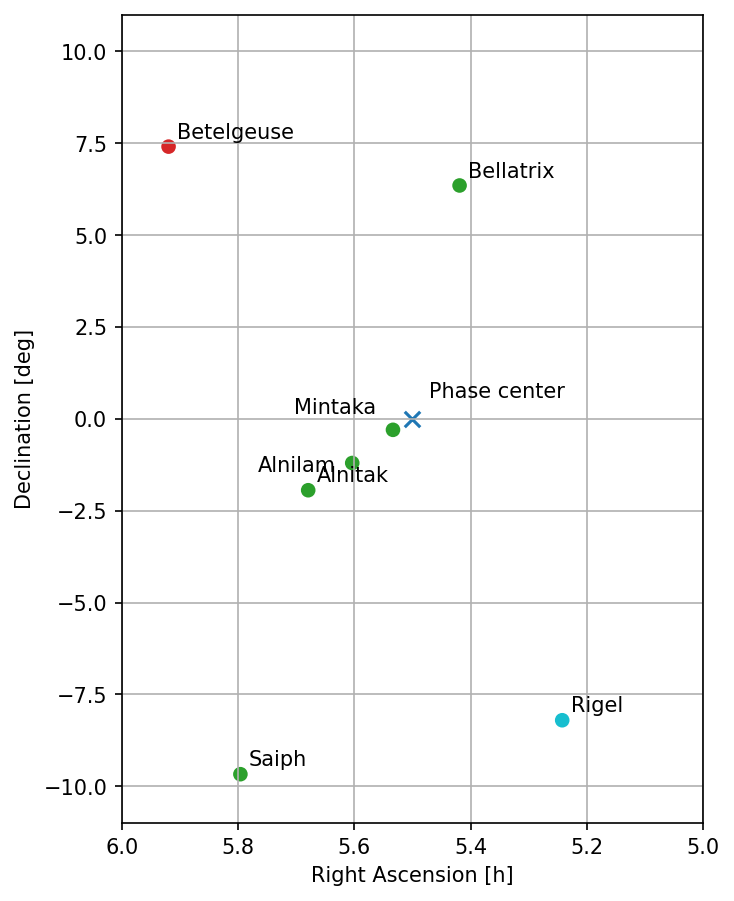

This figure's Python source:
from pathlib import Path

import matplotlib.pyplot as plt
import numpy as np


NAMES = np.array(
    ["Center", "Betelgeuse", "Rigel", "Bellatrix", "Mintaka", "Alnilam", "Alnitak", "Saiph"]
)
RA_HOURS = np.array(
    [
        5 + 30 / 60,
        5 + 55 / 60 + 10.3053 / 3600,
        5 + 14 / 60 + 32.272 / 3600,
        5 + 25 / 60 + 7.9 / 3600,
        5 + 32 / 60 + 0.4 / 3600,
        5 + 36 / 60 + 12.8 / 3600,
        5 + 40 / 60 + 45.5 / 3600,
        5 + 47 / 60 + 45.4 / 3600,
    ]
)
DEC_DEGREES = np.array(
    [
        0,
        7 + 24 / 60 + 25.426 / 3600,
        -(8 + 12 / 60 + 5.91 / 3600),
        6 + 20 / 60 + 59 / 3600,
        -(17 / 60 + 57 / 3600),
        -(1 + 12 / 60 + 6.9 / 3600),
        -(1 + 56 / 60 + 34 / 3600),
        -(9 + 40 / 60 + 11 / 3600),
    ]
)


def direction_cosines(ra_hours, dec_degrees, phase_center=0):
    """Return l and m relative to one phase centre."""
    ra = np.deg2rad(np.asarray(ra_hours) * 15.0)
    dec = np.deg2rad(np.asarray(dec_degrees))
    delta_ra = ra - ra[phase_center]
    dec_0 = dec[phase_center]
    l = np.cos(dec) * np.sin(delta_ra)
    m = np.sin(dec) * np.cos(dec_0) - np.cos(dec) * np.sin(dec_0) * np.cos(delta_ra)
    return l, m


def draw_orion(output=Path(__file__).with_suffix(".png")):
    """Draw the Orion coordinates used by the visibility-space problem set."""
    fig, ax = plt.subplots(figsize=(5, 7))
    colors = ["tab:red", "tab:cyan"] + ["tab:green"] * 5
    ax.scatter(RA_HOURS[0], DEC_DEGREES[0], c="tab:blue", marker="x", s=55)
    ax.scatter(RA_HOURS[1:], DEC_DEGREES[1:], c=colors)
    ax.annotate("Phase center", (RA_HOURS[0], DEC_DEGREES[0]), xytext=(8, 10), textcoords="offset points")
    label_offsets = {"Mintaka": (-8, 8), "Alnilam": (-8, -4)}
    for name, x, y in zip(NAMES[1:], RA_HOURS[1:], DEC_DEGREES[1:]):
        offset = label_offsets.get(name, (4, 4))
        alignment = "right" if name in label_offsets else "left"
        ax.annotate(
            name,
            (x, y),
            xytext=offset,
            textcoords="offset points",
            horizontalalignment=alignment,
        )
    ax.set(xlim=(5, 6), ylim=(-11, 11), xlabel="Right Ascension [h]", ylabel="Declination [deg]")
    ax.invert_xaxis()
    ax.grid()
    fig.savefig(output, dpi=150, bbox_inches="tight")
    return fig


if __name__ == "__main__":
    draw_orion()
    plt.show()
